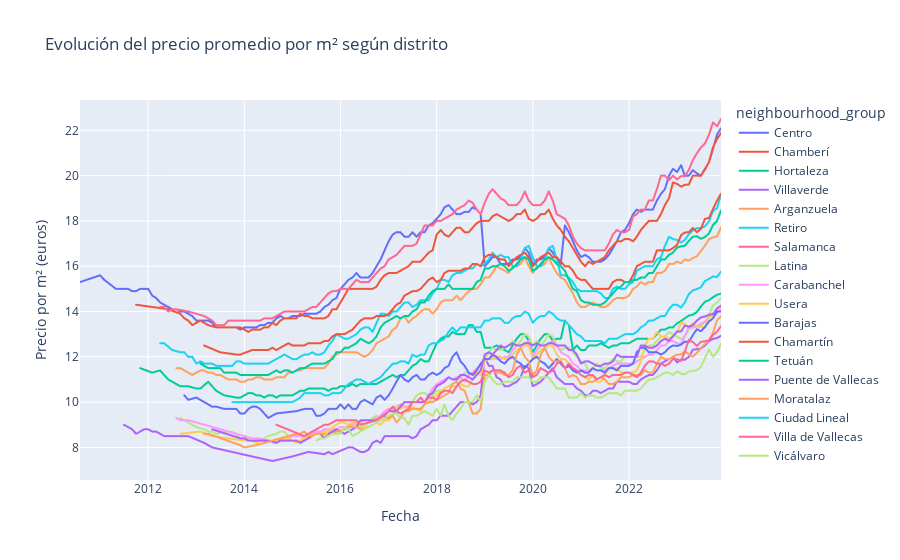

Notebook code cell kept with this figure:
### Code cell
# 1. Evolución temporal del precio promedio del m2 (m2_price) por grupo de vecindarios
fig = px.line(df, x='date', y='m2_price', color='neighbourhood_group', title="Evolución del precio promedio por m² según distrito")
fig.update_layout(xaxis_title="Fecha", yaxis_title="Precio por m² (euros)")
fig.show()
